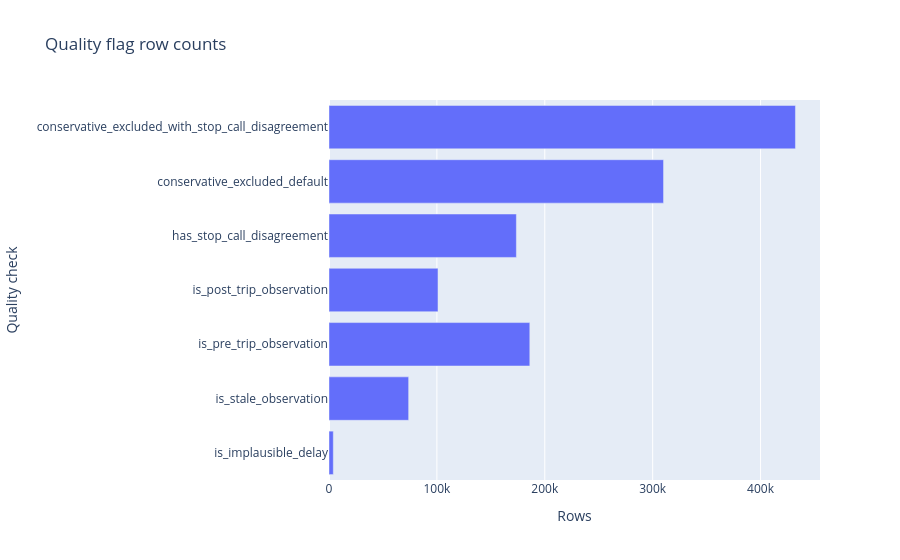

Notebook cell for this chart:
### Code cell
chart_data = summary.filter(pl.col("quality_check") != "analysis_rows")
if chart_data.is_empty():
    print("No quality flags found.")
else:
    fig = px.bar(
        chart_data,
        x="row_count",
        y="quality_check",
        orientation="h",
        title="Quality flag row counts",
        labels={"quality_check": "Quality check", "row_count": "Rows"},
    )
    fig.update_layout(showlegend=False)
    fig.show()

### Figure 1 — Plotly figure (JSON) as saved in the notebook; plotly's stock layout.template omitted (floating-point values rounded to 4 significant figures)
{"data": [{"hovertemplate": "Rows=%{x}<br>Quality check=%{y}<extra></extra>", "legendgroup": "", "marker": {"color": "#636efa", "pattern": {"shape": ""}}, "name": "", "orientation": "h", "showlegend": false, "textposition": "auto", "type": "bar", "x": [4001, 73822, 186131, 101019, 173682, 310081, 432344], "xaxis": "x", "y": ["is_implausible_delay", "is_stale_observation", "is_pre_trip_observation", "is_post_trip_observation", "has_stop_call_disagreement", "conservative_excluded_default", "conservative_excluded_with_stop_call_disagreement"], "yaxis": "y"}], "layout": {"barmode": "relative", "legend": {"tracegroupgap": 0}, "showlegend": false, "title": {"text": "Quality flag row counts"}, "xaxis": {"anchor": "y", "domain": [0, 1], "title": {"text": "Rows"}}, "yaxis": {"anchor": "x", "domain": [0, 1], "title": {"text": "Quality check"}}}}
